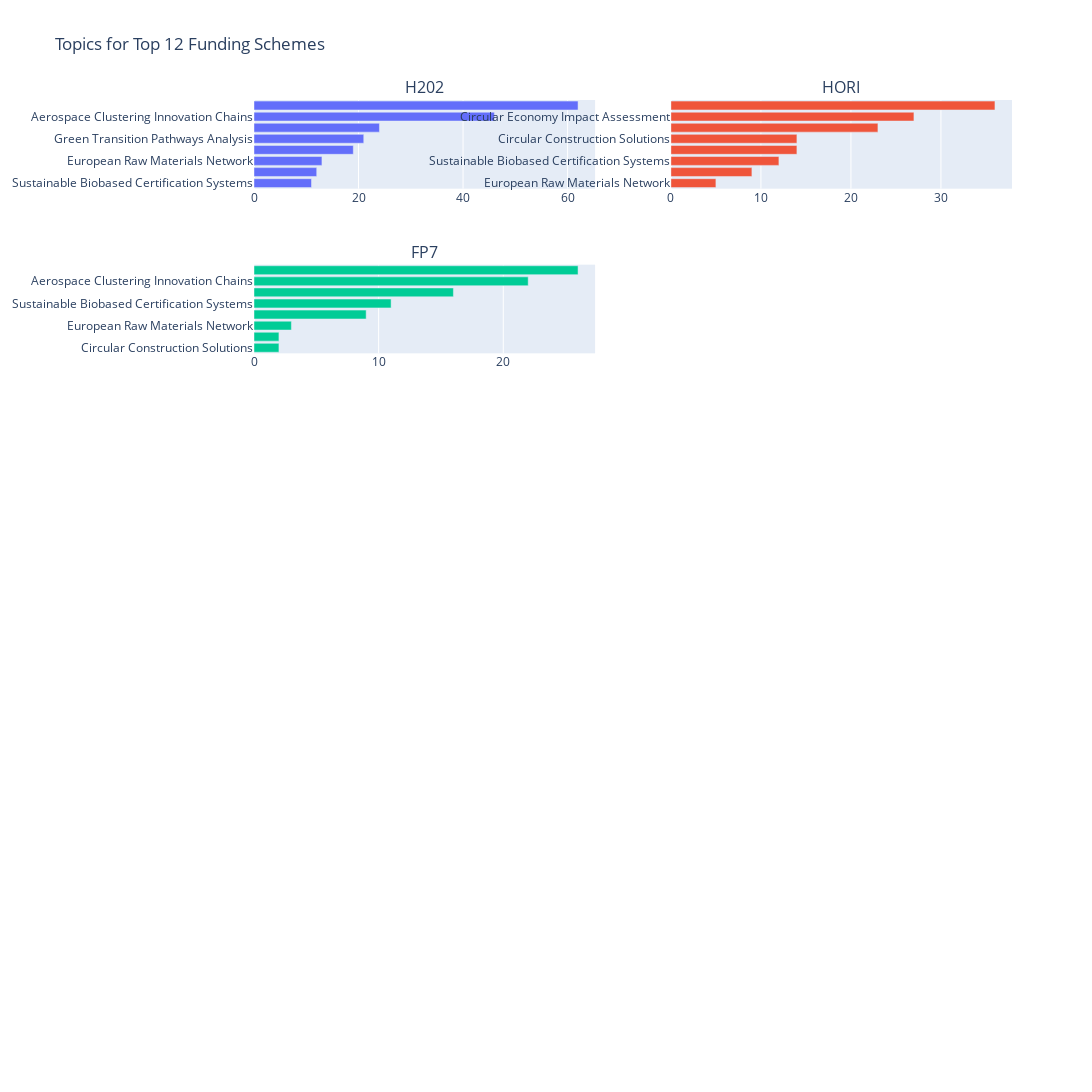

Notebook code cell kept with this figure:
### Code cell
filtered_topics = df_projects[df_projects['Topic'].isin(SELECTED_TOPIC_IDS)]

filtered_topics_ = filtered_topics.copy()

# step 1: truncate funding scheme names
filtered_topics_ = filtered_topics_[filtered_topics_['funding'] != 'Outlier Topic']
filtered_topics_['funding_scheme_truncated'] = filtered_topics_['funding'].str.slice(0, MAX_CHARACTERS)

# step 1: identify the top 12 funding schemes
top_funding_schemes = filtered_topics_['funding_scheme_truncated'].value_counts().head(TOP_N_FUNDINGSCHEMES).index.tolist()

# step 2: create a subplot grid with 6 rows and 2 columns
fig = make_subplots(rows=6, cols=2, subplot_titles=top_funding_schemes)

# map topics to their representative words
topic_labels = {topic: ''.join(words) for topic, words in topic_model.get_topic_info().set_index('Topic')['CustomName'].to_dict().items()}

# function to create a bar chart for a given funding scheme
def add_bar_chart(fig, funding_scheme, row, col):
    # filter the topic_counts dataframe for the specified funding_scheme
    filtered_topic_counts = filtered_topics_[filtered_topics_['funding_scheme_truncated'] == funding_scheme]

    # count the frequency of topics for the specified funding_scheme
    topic_counts = filtered_topic_counts['Topic'].value_counts().reset_index().head(15)
    topic_counts.columns = ['Topic', 'Frequency']

    # sort values by frequency
    topic_counts = topic_counts.sort_values(by='Frequency', ascending=True)

    fig.add_trace(go.Bar(
        y=[topic_labels[topic] for topic in topic_counts['Topic']],
        x=topic_counts['Frequency'],
        orientation='h'
    ), row=row, col=col)

# step 3: iterate over the top funding schemes and add a bar chart for each
for idx, funding_scheme in enumerate(top_funding_schemes):
    row = (idx // 2) + 1
    col = (idx % 2) + 1
    add_bar_chart(fig, funding_scheme, row, col)

fig.update_layout(
    height=1800,  # adjust height to fit 6 rows
    width=2000,
    title_text="Topics for Top 12 Funding Schemes",
    showlegend=False  # hide the legend to avoid clutter
)

fig.show()

### Figure 1 — Plotly figure (JSON) as saved in the notebook; plotly's stock layout.template omitted (floating-point values rounded to 4 significant figures)
{"data": [{"orientation": "h", "type": "bar", "x": [11, 12, 13, 19, 21, 24, 46, 62], "xaxis": "x", "y": ["Sustainable Biobased Certification Systems", "European Rare Earth Recycling", "European Raw Materials Network", "Circular Construction Solutions", "Green Transition Pathways Analysis", "Circular Economy Impact Assessment", "Aerospace Clustering Innovation Chains", "Sustainable Plastic Recycling Innovations"], "yaxis": "y"}, {"orientation": "h", "type": "bar", "x": [5, 9, 12, 14, 14, 23, 27, 36], "xaxis": "x2", "y": ["European Raw Materials Network", "Aerospace Clustering Innovation Chains", "Sustainable Biobased Certification Systems", "European Rare Earth Recycling", "Circular Construction Solutions", "Green Transition Pathways Analysis", "Circular Economy Impact Assessment", "Sustainable Plastic Recycling Innovations"], "yaxis": "y2"}, {"orientation": "h", "type": "bar", "x": [2, 2, 3, 9, 11, 16, 22, 26], "xaxis": "x3", "y": ["Circular Construction Solutions", "Circular Economy Impact Assessment", "European Raw Materials Network", "European Rare Earth Recycling", "Sustainable Biobased Certification Systems", "Green Transition Pathways Analysis", "Aerospace Clustering Innovation Chains", "Sustainable Plastic Recycling Innovations"], "yaxis": "y3"}], "layout": {"annotations": [{"font": {"size": 16}, "showarrow": false, "text": "H202", "x": 0.225, "xanchor": "center", "xref": "paper", "y": 1.0, "yanchor": "bottom", "yref": "paper"}, {"font": {"size": 16}, "showarrow": false, "text": "HORI", "x": 0.775, "xanchor": "center", "xref": "paper", "y": 1.0, "yanchor": "bottom", "yref": "paper"}, {"font": {"size": 16}, "showarrow": false, "text": "FP7", "x": 0.225, "xanchor": "center", "xref": "paper", "y": 0.8194, "yanchor": "bottom", "yref": "paper"}], "height": 1800, "showlegend": false, "title": {"text": "Topics for Top 12 Funding Schemes"}, "width": 2000, "xaxis": {"anchor": "y", "domain": [0, 0.45]}, "xaxis10": {"anchor": "y10", "domain": [0.55, 1]}, "xaxis11": {"anchor": "y11", "domain": [0, 0.45]}, "xaxis12": {"anchor": "y12", "domain": [0.55, 1]}, "xaxis2": {"anchor": "y2", "domain": [0.55, 1]}, "xaxis3": {"anchor": "y3", "domain": [0, 0.45]}, "xaxis4": {"anchor": "y4", "domain": [0.55, 1]}, "xaxis5": {"anchor": "y5", "domain": [0, 0.45]}, "xaxis6": {"anchor": "y6", "domain": [0.55, 1]}, "xaxis7": {"anchor": "y7", "domain": [0, 0.45]}, "xaxis8": {"anchor": "y8", "domain": [0.55, 1]}, "xaxis9": {"anchor": "y9", "domain": [0, 0.45]}, "yaxis": {"anchor": "x", "domain": [0.9028, 1.0]}, "yaxis10": {"anchor": "x10", "domain": [0.1806, 0.2778]}, "yaxis11": {"anchor": "x11", "domain": [0, 0.09722]}, "yaxis12": {"anchor": "x12", "domain": [0, 0.09722]}, "yaxis2": {"anchor": "x2", "domain": [0.9028, 1.0]}, "yaxis3": {"anchor": "x3", "domain": [0.7222, 0.8194]}, "yaxis4": {"anchor": "x4", "domain": [0.7222, 0.8194]}, "yaxis5": {"anchor": "x5", "domain": [0.5417, 0.6389]}, "yaxis6": {"anchor": "x6", "domain": [0.5417, 0.6389]}, "yaxis7": {"anchor": "x7", "domain": [0.3611, 0.4583]}, "yaxis8": {"anchor": "x8", "domain": [0.3611, 0.4583]}, "yaxis9": {"anchor": "x9", "domain": [0.1806, 0.2778]}}}
